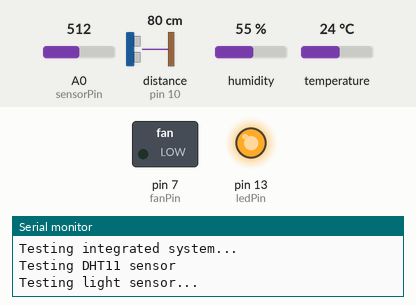
Simulated run of this sketch. Board: Arduino Uno, built with avr-gcc and run on an emulated ATmega328P. Shown: switched loads named in the sketch (green lamp = pin HIGH), output pins drawn as LEDs (lit = HIGH), the last lines printed to the serial monitor. Wiring (inferred from the names in the program): ultrasonic range finder: trigger pin 9; echo pin 10. The test bench sets the inputs (shaded band); at power-on: A0 (sensorPin) = 512, distance to the obstacle (sensor on pin 10) 80 cm, humidity 55 %, temperature 24 °C. The echo pulse lasts 58.3 µs per cm; pins used as bus, display or sensor lines are not drawn.

Above: at 0.1 s.
At 1.1 s:
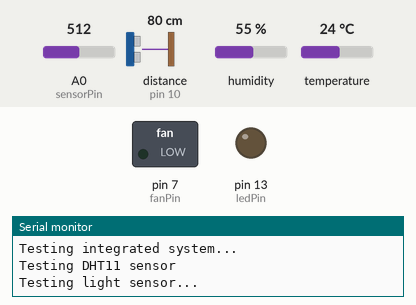
At 18.2 s:
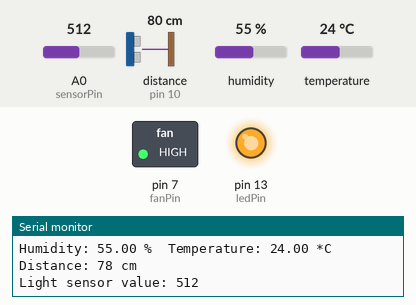
At 37.4 s:
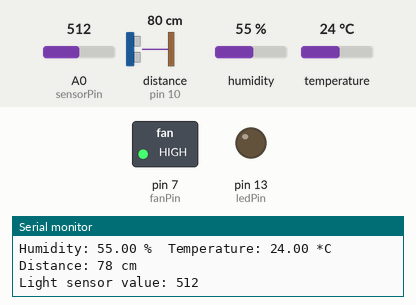
Timing chart, 0 to 38.9 s (numbered marks = the images above):
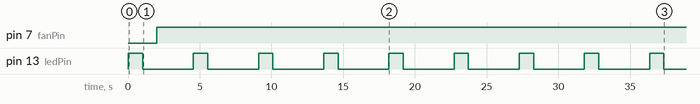

Measured:
- by itself, pin 7 (fanPin): LOW → HIGH at 2.0 s
- by itself, pin 13 (ledPin): alternates HIGH for 1.0 s and LOW for 3.5 s

The sketch:

sketch.ino
```cpp
/*
Project: Sensor and actuator control system
Author: Enrique A Gracian Castro
Day: 25/09/2025
Description:
Combined code to read data from sensors (DHT11, ultrasonic, LDR),
control an LED and a relay, and display the results on the serial monitor.
*/

// Libraries
#include "DHT.h" // DHT sensor library [cite: 19]
#include <Adafruit_Sensor.h> // Universal Adafruit library [cite: 19]

// Pin definitions and global variables
#define DHTPIN 2 // DHT11 sensor pin [cite: 20]
#define DHTTYPE DHT11 // Sensor type: DHT11 [cite: 21]
const int ledPin = 13; // Pin for the LED (changed from 2 to avoid conflict) [cite: 2]
const int fanPin = 7; // Pin for the relay/fan [cite: 13]
const int sensorPin = A0; // Analog pin for the light sensor (LDR) [cite: 7]
const int trigPin = 9; // Ultrasonic sensor pin [cite: 30]
const int echoPin = 10; // Ultrasonic sensor pin [cite: 30]

// Variables for the ultrasonic sensor
long duration;
int distance;

// Initializes the DHT object with the defined pin and sensor type
DHT dht(DHTPIN, DHTTYPE);

/*
Function to initialize variables and components
*/
void setup() {
  // Starts serial communication at 9600 baud to see the data [cite: 8, 22, 32]
  Serial.begin(9600);
  Serial.println("Testing integrated system...");
  Serial.println("Testing DHT11 sensor");
  Serial.println("Testing light sensor...");

  // Configures the pins as input or output
  pinMode(ledPin, OUTPUT); // LED pin as output [cite: 3]
  pinMode(fanPin, OUTPUT); // Fan pin as output [cite: 14]
  pinMode(trigPin, OUTPUT); // Ultrasonic sensor pin as output [cite: 33]
  pinMode(echoPin, INPUT); // Ultrasonic sensor pin as input [cite: 33]

  // Starts the DHT sensor [cite: 23]
  dht.begin();
}

/*
Function that runs repeatedly
*/
void loop() {
  // --- LED Section (Turns on and off) ---
  digitalWrite(ledPin, HIGH); // Turns on the LED [cite: 4]
  delay(1000); // Waits for 1 second [cite: 5]
  digitalWrite(ledPin, LOW); // Turns off the LED [cite: 5]
  delay(1000); // Waits for 1 second [cite: 5]

  // --- Fan section (Activates the relay) ---
  digitalWrite(fanPin, HIGH); // Activates the relay to turn on the fan [cite: 16]
  // The fan will remain on. [cite: 17, 18]

  // --- DHT11 sensor section ---
  // Waits 2 seconds between readings [cite: 24]
  delay(2000);
  float h = dht.readHumidity(); // Reads the humidity [cite: 25]
  float t = dht.readTemperature(); // Reads the temperature [cite: 25]

  // Checks if the readings were successful
  if (isnan(h) || isnan(t)) {
    Serial.println("Error reading DHT sensor");
  } else {
    // Displays the read values [cite: 28]
    Serial.print("Humidity: ");
    Serial.print(h);
    Serial.print(" %");
    Serial.print("  Temperature: ");
    Serial.print(t);
    Serial.println(" *C");
  }

  // --- Ultrasonic sensor section ---
  digitalWrite(trigPin, LOW); // Clears the pulse [cite: 34]
  delayMicroseconds(2);
  digitalWrite(trigPin, HIGH); // Sends a 10 microsecond pulse [cite: 35]
  delayMicroseconds(10);
  digitalWrite(trigPin, LOW);

  // Reads the duration of the echo pulse [cite: 36]
  duration = pulseIn(echoPin, HIGH);

  // Calculates the distance [cite: 37]
  distance = duration * 0.034 / 2;

  // Displays the distance on the serial monitor [cite: 38]
  Serial.print("Distance: ");
  Serial.print(distance);
  Serial.println(" cm");

  // --- Light sensor section (LDR) ---
  int lightValue = analogRead(sensorPin); // Reads the sensor value on analog pin A0 [cite: 9]
  Serial.print("Light sensor value: "); // Displays the value [cite: 10]
  Serial.println(lightValue);

  delay(500); // Waits half a second before the next reading [cite: 11]
}
```
